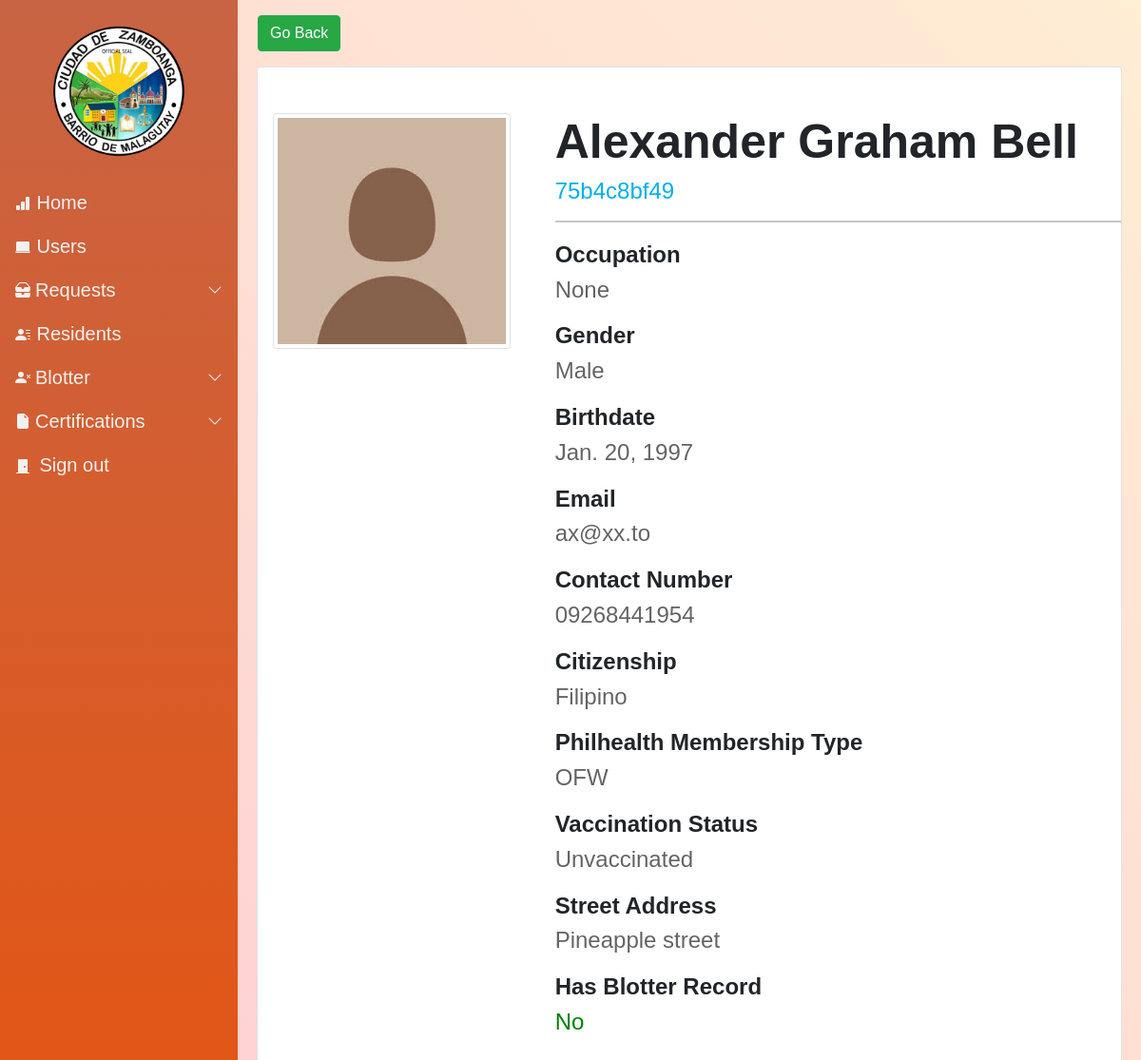
Page /resident_profile/78/ (signed in) on the committed database.
### Resident/models.py (models this page shows, shortened)
class Resident (models.Model):
    pic = models.ImageField(null=True, blank = True, verbose_name="Profile Picture", upload_to= "images/", default='images/default_pp.jpg')
    First_name = models.CharField(max_length=50)
    Last_name = models.CharField(max_length=50)
    Middle_name = models.CharField(max_length=50, blank=True, null=True)
    Birthdate = models.DateField(auto_now_add=False, auto_now=False)
    Gender_choices = (
        ('Male','Male'),
        ('Female','Female')
        )
    Gender = models.CharField(max_length=100, choices=Gender_choices, default = "Not Specified")
    Email = models.EmailField(max_length=254, blank=True, null=True)
    numbers = RegexValidator(r'^[0-9]+','Only numbers are accepted')
    Contact = models.CharField(max_length=11, validators=[numbers])
    Phealthnone = 'None'
    Phealth_choices = (
        ('None', 'None'),
        ('Employed','Employed'),
        ('Voluntary','Voluntary'),
        ('OFW','OFW'),
        ('Sponsored','Sponsored'),
        ('Indigent','Indigent'),
        ('Lifetime','Lifetime'),
        ('Senior','Senior')
    )
    Philhealth_membership = models.CharField(max_length=100,choices=Phealth_choices,default=Phealthnone,verbose_name="Philhealth Membership Type")
    Cstatus_choices = (
        ('Single','Single'),
        ('Married','Married'),
        ('Separated','Separated'),
        ('Widowed','Widowed'),
        )
    Marital_status = models.CharField(max_length=100, choices = Cstatus_choices, default = "")
    Citizenship = models.CharField(max_length=100)
    Religion = models.CharField(max_length=100)
    Occupation = models.CharField(max_length=100, null=True, blank=True)
    Vac_choices = (
        ('Vaccinated','Vaccinated'),
        ('Unvaccinated','Unvaccinated')
    )
    Vaccination = models.CharField(max_length=100, choices = Vac_choices, verbose_name="Vaccination Status", default="")
    Address = models.CharField(max_length=250, verbose_name="Street Address")
    Resident_code = models.CharField(max_length=500, null=False, blank=False)
    Blacklisted = models.BooleanField(default = False)
    created_date = models.DateTimeField(auto_now_add=True)
    modified_date = models.DateTimeField(auto_now=True)

### Resident/views.py (the view)
# urls.py: path('resident_profile/<str:pk>/', Display_profile, name = "resident_profile"),
@login_required(login_url='login')
def Display_profile(request, pk):
    resident_obj = Resident.objects.get(id = pk)
    context = {
        "profile" : resident_obj
    }
    return render(request, "resident_profile.html",context=context)

### Resident/context_processors.py (called while the page is built)
def greet(request):
    greeting = f"{request.user.username}"
    return{
        "greeting" : greet
    }

### templates/resident_profile.html (shortened to what this page needs)
{% extends 'base.html' %}
{%  load static %}
{% block content %}
<div style="margin: 8px;">
   <a href = "{{ request.META.HTTP_REFERER }}"  class="btn btn-success ml-2" role="button">Go Back</a>
</div>
<div class="mt-3 border rounded mb-5 shadow-md pb-5 pt-5" style="background-color: white; padding-top: 50px; padding-left: 0; margin-left: 15px; margin-right: 15px;">
   <div class="row">
      <div class="col-md-4">
         {% if profile.pic %}
            <img src = "{{profile.pic.url}}" width="250px" height="250px" class="img-thumbnail rounded mx-auto d-block" alt="profile pic">
         {% endif %}
      </div>
      <div class="col-md-8">
         {% if profile.Middle_name is not None %}
         <h1 style="font-size: 50px;"><b>{{profile.First_name}} {{profile.Middle_name}} {{profile.Last_name}}</b></h1>
         {% else %}
         <h1 style="font-size: 50px;"><b>{{profile.First_name}} {{profile.Last_name}}</b></h1>
         {% endif %}
         <h4 style="color: #00b0e6;">{{profile.Resident_code}}</h4>
         <hr>
         <ul class="p-0 profile">
            <li>
               <h4><b>Occupation</b></h4>
               {% if profile.Occupation %}
               <h4 class="info">{{profile.Occupation}}</h4>
               {% else %}
               <h4 class="info">None</h4>
               {% endif %}
            </li>
            <li>
               <h4><b>Gender</b></h4>
               {% if profile.Gender %}
               <h4 class="info">{{profile.Gender}}</h4>
               {% else %}
               <h4 class="info">None</h4>
               {% endif %}
            </li>
            <li>
               <h4><b>Birthdate</b></h4>
               {% if profile.Birthdate %}
               <h4 class="info">{{profile.Birthdate}}</h4>
               {% else %}
               <h4 class="info">None</h4>
               {% endif %}
            </li>
            <li>
               <h4><b>Email</b></h4>
               {% if profile.Email %}
               <h4 class="info">{{profile.Email}}</h4>
               {% else %}
               <h4 class="info">None</h4>
               {% endif %}
            </li>
            <li>
               <h4><b>Contact Number</b></h4>
               {% if profile.Contact %}
               <h4 class="info">{{profile.Contact}}</h4>
               {% else %}
               <h4 class="info">None</h4>
               {% endif %}
            </li>
            <li>
               <h4><b>Citizenship</b></h4>
               {% if profile.Citizenship %}
               <h4 class="info">{{profile.Citizenship}}</h4>
               {% else %}
               <h4 class="info">None</h4>
               {% endif %}
            </li>
            <li>
               <h4><b>Philhealth Membership Type</b></h4>
               {% if profile.Philhealth_membership %}
               <h4 class="info">{{profile.Philhealth_membership}}</h4>
               {% else %}
               <h4 class="info">None</h4>
               {% endif %}
            </li>
            <li>
               <h4><b>Vaccination Status</b></h4>
               {% if profile.Vaccination %}
               <h4 class="info">{{profile.Vaccination}}</h4>
               {% else %}
               <h4 class="info">None</h4>
               {% endif %}
            </li>
            <li>
               <h4><b>Street Address</b></h4>
               {% if profile.Address %}
               <h4 class="info">{{profile.Address}}</h4>
               {% else %}
               <h4 class="info">None</h4>
               {% endif %}
            </li>
            <li>
               <h4><b>Has Blotter Record</b></h4>
               {% if profile.Blacklisted == True %}
               <h4 class="info" style="color: red;">Yes</h4>
               {% else %}
               <h4 class="info" style="color: green;">No</h4>
               {% endif %}
            </li>
         </ul>
      </div>
   </div>
</div>
{%  endblock content %}

### static/css/nav.css (style rules this page uses)
@media (min-width: 992px) { body { overflow: auto !important; } }

### templates/base.html (style rules this page uses)
body::after { opacity: 0.; }

### templates/resident_profile.html (style rules this page uses)
.profile li { margin-top: 20px; margin-bottom: 20px; }
ul { list-style-type: none; }
.info { color: rgb(100, 100, 100); }

### rows in the picture
Resident: pic (placeholder picture), First_name "Alexander", Middle_name "Graham", Last_name "Bell", Resident_code "75b4c8bf49", Occupation "None", Gender "Male", Birthdate "Jan. 20, 1997", Email "ax@xx.to", Contact "09268441954", Citizenship "Filipino", Philhealth_membership "OFW", Vaccination "Unvaccinated", Address "Pineapple street"
